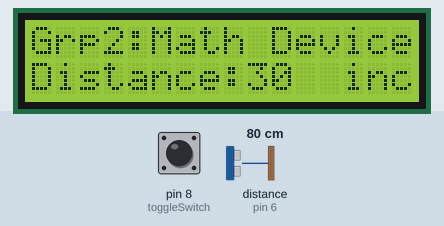
Bench run of a sketch on a simulated Arduino Uno, built with avr-gcc and run on an emulated ATmega328P. Parts: 16×2 character LCD. Wiring (inferred from the names in the program): ultrasonic range finder: trigger pin 7; echo pin 6. Inputs (shaded band) come from the test bench; at power-on: pin 8 (toggleSwitch) HIGH, distance to the obstacle (sensor on pin 6) 80 cm. The echo pulse lasts 58.3 µs per cm.

Above: at 1.2 s.
1.3 s: pin 8 (toggleSwitch) pulled LOW for 0.15 s
At 1.57 s:
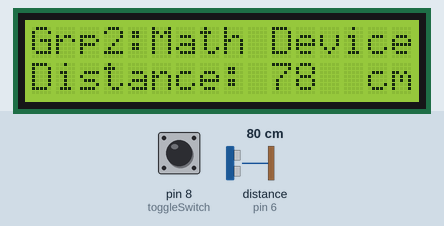
3.1 s: distance to the obstacle (sensor on pin 6) set to 2 cm
At 4.1 s:
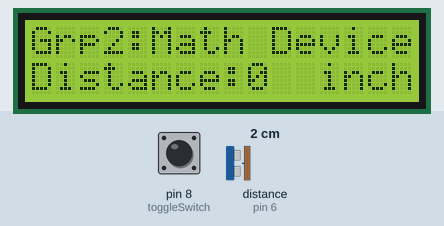
4.6 s: pin 8 (toggleSwitch) pulled LOW for 1 s
At 4.81 s:
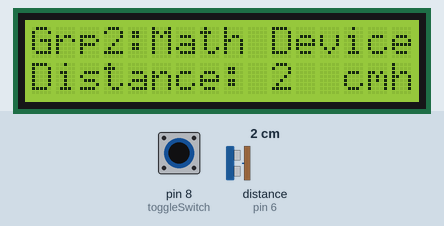
6.2 s: distance to the obstacle (sensor on pin 6) set to 4 cm
At 6.6 s:
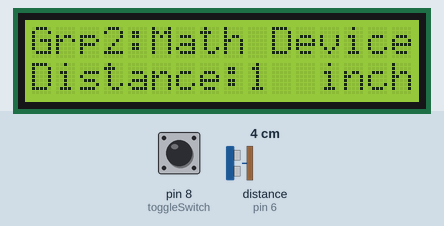
7.7 s: distance to the obstacle (sensor on pin 6) set to 9 cm
At 8.1 s:
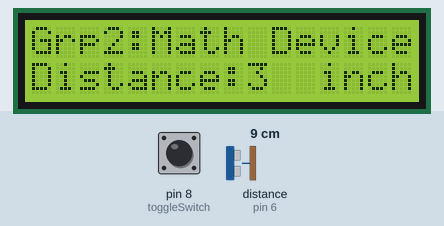
Timing chart, 0 to 10.2 s (numbered marks = the images above; inputs shaded):
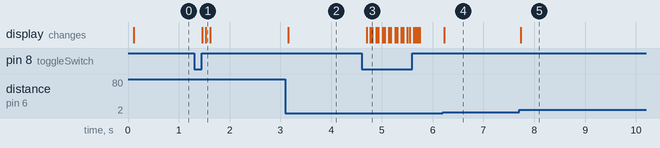

Measured:
- after the input at 1.3 s, the display: first changes after 0.16 s (image 1 shows a later state)
- after the input at 3.1 s, the display: changes after 0.05 s (image 2)
- after the input at 4.6 s, the display: changes after 0.10 s (image 3)
- after the input at 6.2 s, the display: changes at once (image 4)
- after the input at 7.7 s, the display: changes at once (image 5)

The sketch:

nce_Measurement_using_Ultrasonic_Sensor_with_LCD_Display_I2c.ino
```cpp
//======================================================================================
//Filename : PAZ_Distance_Measurement_using_Ultrasonic_Sensor_with_LCD_Display_I2C.ino
//Author : Al Francis B. Paz
//Email : afpaz@gbox.adnu.edu.ph
//Exercise Number:2
//Description :An arduino code that is also attached with an On/Off Switch to measure inches and centimeter to be display in LCD Display I2C
//Last modified: March 16, 2023
//======================================================================================

#include <ezButton.h>
ezButton toggleSwitch(8);  // create ezButton object that attach to pin 7;
#include <Wire.h>
#include <LiquidCrystal_I2C.h>
// Set th'\e LCD address to 0x27 for a 16 chars and 2 line display
LiquidCrystal_I2C lcd(0x27, 16, 2);
const int trigPin = 7;
const int echoPin = 6;
long duration;
int Cm,Inch;
void setup() {
 toggleSwitch.setDebounceTime(50); // set debounce time to 50 milliseconds
 // initialize the LCD
  lcd.init();

  // Turn on the blacklight and print a message.
  lcd.backlight();
  //lcd.print("Hello, world!");
pinMode(trigPin, OUTPUT);
pinMode(echoPin, INPUT);
}
void loop() {
  toggleSwitch.loop(); // MUST call the loop() function first

  int state = toggleSwitch.getState();
 if (state == HIGH){ // For inches
    Serial.println("The switch: OFF");
   digitalWrite(trigPin, LOW);
  delayMicroseconds(2);
  digitalWrite(trigPin, HIGH);
  delayMicroseconds(10);
  digitalWrite(trigPin, LOW);
  duration = pulseIn(echoPin, HIGH);
    Inch = duration*0.0133/2;
  lcd.setCursor(0,1);
  lcd.print("Distance:");
  Serial.println("Inch");
  lcd.print(Inch);
  lcd.print("  inch");
    delay(10);
    lcd.setCursor(0,0);
  lcd.print("Grp2:Math Device");
 }
     if(state == LOW){        // For centimeter
    Serial.println("The switch: ON");

     digitalWrite(trigPin, LOW);
  delayMicroseconds(2);
  digitalWrite(trigPin, HIGH);
  delayMicroseconds(10);
  digitalWrite(trigPin, LOW);
  duration = pulseIn(echoPin, HIGH);
  Cm= duration*0.034/2;
  lcd.setCursor(0,1);
  lcd.print("Distance: ");
  lcd.print(Cm);
  lcd.print("  cm");
  delay(10);
    lcd.setCursor(0,0);
  lcd.print("Grp2:Math Device");

     }
}
```
